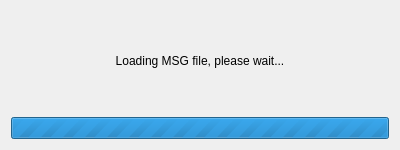
<?xml version="1.0" encoding="UTF-8"?>
<ui version="4.0">
 <class>LoadingScreen</class>
 <widget class="QWidget" name="LoadingScreen">
  <property name="geometry">
   <rect>
    <x>0</x>
    <y>0</y>
    <width>400</width>
    <height>150</height>
   </rect>
  </property>
  <property name="windowTitle">
   <string>Loading...</string>
  </property>
  <layout class="QGridLayout" name="gridLayout">
   <item row="0" column="0">
    <widget class="QLabel" name="loadingMessage">
     <property name="layoutDirection">
      <enum>Qt::LeftToRight</enum>
     </property>
     <property name="text">
      <string>Loading MSG file, please wait...</string>
     </property>
     <property name="alignment">
      <set>Qt::AlignCenter</set>
     </property>
    </widget>
   </item>
   <item row="1" column="0">
    <widget class="QProgressBar" name="progressBar">
     <property name="maximum">
      <number>0</number>
     </property>
     <property name="value">
      <number>-1</number>
     </property>
    </widget>
   </item>
  </layout>
 </widget>
 <resources/>
 <connections/>
</ui>
